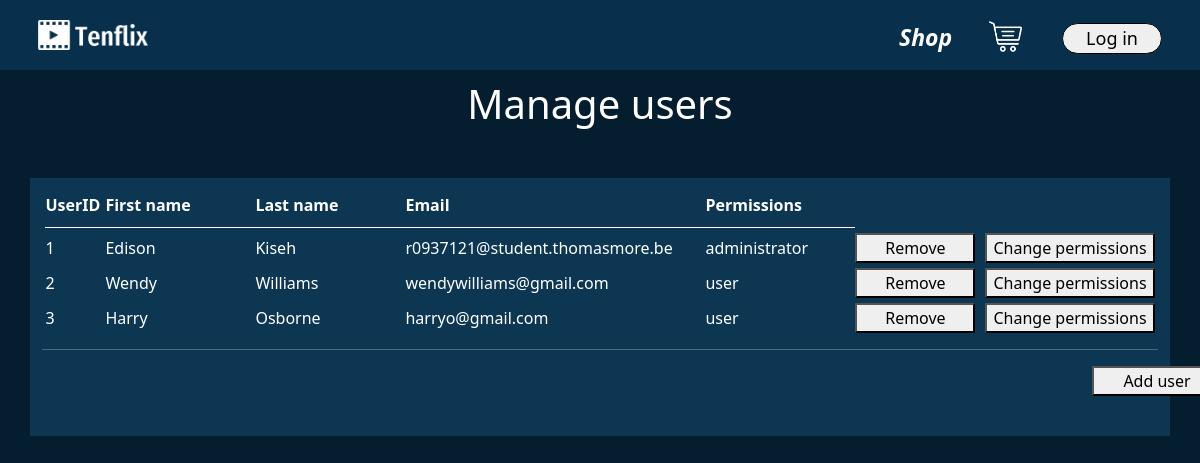
/html-php/manageUsers.php, run on the app's committed database.
### tables this page shows
CREATE TABLE `customer` (
  `customerID` int(8) UNSIGNED NOT NULL,
  `firstName` varchar(32) NOT NULL,
  `lastName` varchar(32) NOT NULL,
  `streetName` varchar(32) NOT NULL,
  `number` int(5) NOT NULL,
  `zipCode` int(5) NOT NULL,
  `municipality` varchar(32) NOT NULL,
  `email` varchar(32) DEFAULT NULL,
  `password` varchar(100) DEFAULT NULL,
  `permissions` varchar(20) DEFAULT 'user',
  `userRemoved` varchar(3) DEFAULT 'no'
);

### html-php/manageUsers.php (the view, shortened to what this page needs)
<?php
    $user =  'Webuser';
    $password = 'Lab2021';
    $database = 'tenflixDB';
    $host = 'localhost';
    $link = mysqli_connect($host, $user, $password) or die("Error: no connection can be made to $host");
    mysqli_select_db($link, $database) or die("Error: the database could not be opened");
?>
<!DOCTYPE html>
<html>
    <head>
        <link href="../css/reset.css" rel="stylesheet" />
        <link href="https://cdn.jsdelivr.net/npm/bootstrap@5.0.2/dist/css/bootstrap.min.css" rel="stylesheet">
        <link href="../css/manageUser.css" rel="stylesheet"/>
        <link href="../css/header.css" rel="stylesheet" />
    </head>
    <body style="background-color: #041d2f;">
        <div class="container-trui">
            <?php include("./header.php");?>
            <h1>Manage users</h1>
            <div class="container" id="content">
                <?php
                    $user_query = "SELECT customerID, firstName, lastName, email, permissions, userRemoved FROM customer" or die("Could not fetch the data from the database");
                    $user_result = mysqli_query($link, $user_query) or die("There was an error executing the query");
                ?>
                <table>
                    <th class="uid">UserID</th><th>First name</th><th>Last name</th><th class="email">Email</th><th>Permissions</th>
                    <?php
                        while($user_row = mysqli_fetch_array($user_result)){
                            if(htmlspecialchars($user_row['userRemoved']) == "no"){
                                echo("<tr>");
                                    echo("<td>" . htmlspecialchars($user_row['customerID']) . "</td>");
                                    echo("<td>" . htmlspecialchars($user_row['firstName']) . "</td>");
                                    echo("<td>" . htmlspecialchars($user_row['lastName']) . "</td>");
                                    echo("<td>" . htmlspecialchars($user_row['email']) . "</td>");
                                    echo("<td>" . htmlspecialchars($user_row['permissions']) . "</td>");
                                    echo("<td><a href=\"./userActions.php?uid=" . $user_row['customerID'] . "&userAction=removeUser\"><button class=\"remove\">Remove</button></a></td>");
                                    echo("<td><a href=\"./userActions.php?uid=" . $user_row['customerID'] . "&userAction=changePermissions\"><button>Change permissions</button></a></td>");
                                echo("</tr>");
                            }
                        }
                    ?>
                </table>
                <hr/>
                <?php
                    echo("<a href=\"./userActions.php?userAction=addUser\"><button class=\"adduser\">Add user</button></a>");
                ?>
            </div>
        </div>
    </body>
</html>

### css/manageUser.css (style rules this page uses)
h1 { text-align: center; padding-top: 10px; }
#content { background-color: #0d3653; color: white; margin-top: 50px; margin-bottom: 50px; padding-bottom: 20px; }
.container-trui { color: white; }
table { margin: auto; }
th { width: 150px; border-bottom: 1px solid white; padding-bottom: 10px; padding-top: 15px; }
.uid { width: 60px; }
.email { width: 300px; }
.adduser { width: 130px; margin-left: 1050px; margin-bottom: 20px; }
.remove { width: 120px; margin-right: 10px; margin-top: 5px; }

### css/header.css (style rules this page uses)
a { color: white; text-decoration: none; }

### data on the page
customer: customerID "1", firstName "Edison", lastName "Kiseh", email "r0937121@student.thomasmore.be", permissions "administrator"
customer: customerID "2", firstName "Wendy", lastName "Williams", email "wendywilliams@gmail.com", permissions "user"
customer: customerID "3", firstName "Harry", lastName "Osborne", email "harryo@gmail.com", permissions "user"
